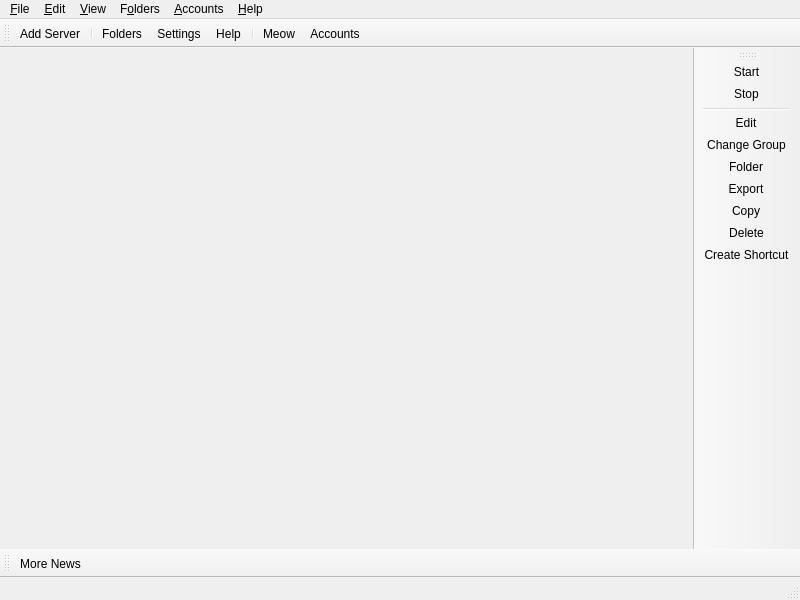
<?xml version="1.0" encoding="UTF-8"?>
<ui version="4.0">
 <class>MainWindow</class>
 <widget class="QMainWindow" name="MainWindow">
  <property name="geometry">
   <rect>
    <x>0</x>
    <y>0</y>
    <width>800</width>
    <height>600</height>
   </rect>
  </property>
  <widget class="QWidget" name="centralWidget">
   <layout class="QHBoxLayout" name="horizontalLayout">
    <property name="spacing">
     <number>0</number>
    </property>
    <property name="leftMargin">
     <number>0</number>
    </property>
    <property name="topMargin">
     <number>0</number>
    </property>
    <property name="rightMargin">
     <number>0</number>
    </property>
    <property name="bottomMargin">
     <number>0</number>
    </property>
   </layout>
  </widget>
  <widget class="QStatusBar" name="statusBar"/>
  <widget class="QToolBar" name="mainToolBar">
   <property name="windowTitle">
    <string>Main Toolbar</string>
   </property>
   <property name="allowedAreas">
    <set>Qt::ToolBarArea::BottomToolBarArea|Qt::ToolBarArea::TopToolBarArea</set>
   </property>
   <property name="toolButtonStyle">
    <enum>Qt::ToolButtonStyle::ToolButtonTextBesideIcon</enum>
   </property>
   <property name="floatable">
    <bool>false</bool>
   </property>
   <attribute name="toolBarArea">
    <enum>TopToolBarArea</enum>
   </attribute>
   <attribute name="toolBarBreak">
    <bool>false</bool>
   </attribute>
   <addaction name="actionAddInstance"/>
   <addaction name="separator"/>
   <addaction name="actionFoldersButton"/>
   <addaction name="actionSettings"/>
   <addaction name="actionHelpButton"/>
   <addaction name="separator"/>
   <addaction name="actionCAT"/>
   <addaction name="actionAccountsButton"/>
  </widget>
  <widget class="QToolBar" name="newsToolBar">
   <property name="windowTitle">
    <string>News Toolbar</string>
   </property>
   <property name="allowedAreas">
    <set>Qt::ToolBarArea::BottomToolBarArea|Qt::ToolBarArea::TopToolBarArea</set>
   </property>
   <property name="iconSize">
    <size>
     <width>16</width>
     <height>16</height>
    </size>
   </property>
   <property name="toolButtonStyle">
    <enum>Qt::ToolButtonStyle::ToolButtonTextBesideIcon</enum>
   </property>
   <property name="floatable">
    <bool>false</bool>
   </property>
   <attribute name="toolBarArea">
    <enum>BottomToolBarArea</enum>
   </attribute>
   <attribute name="toolBarBreak">
    <bool>false</bool>
   </attribute>
   <addaction name="actionMoreNews"/>
  </widget>
  <widget class="WideBar" name="instanceToolBar">
   <property name="windowTitle">
    <string>Instance Toolbar</string>
   </property>
   <property name="iconSize">
    <size>
     <width>16</width>
     <height>16</height>
    </size>
   </property>
   <property name="toolButtonStyle">
    <enum>Qt::ToolButtonStyle::ToolButtonTextBesideIcon</enum>
   </property>
   <property name="floatable">
    <bool>false</bool>
   </property>
   <property name="useDefaultAction" stdset="0">
    <bool>true</bool>
   </property>
   <attribute name="toolBarArea">
    <enum>RightToolBarArea</enum>
   </attribute>
   <attribute name="toolBarBreak">
    <bool>false</bool>
   </attribute>
   <addaction name="actionLaunchInstance"/>
   <addaction name="actionKillInstance"/>
   <addaction name="separator"/>
   <addaction name="actionEditInstance"/>
   <addaction name="actionChangeInstGroup"/>
   <addaction name="actionViewSelectedInstFolder"/>
   <addaction name="actionExportInstance"/>
   <addaction name="actionCopyInstance"/>
   <addaction name="actionDeleteInstance"/>
   <addaction name="actionCreateInstanceShortcut"/>
  </widget>
  <widget class="QMenuBar" name="menuBar">
   <property name="geometry">
    <rect>
     <x>0</x>
     <y>0</y>
     <width>800</width>
     <height>30</height>
    </rect>
   </property>
   <widget class="QMenu" name="fileMenu">
    <property name="title">
     <string>&amp;File</string>
    </property>
    <property name="toolTipsVisible">
     <bool>true</bool>
    </property>
    <addaction name="actionAddInstance"/>
    <addaction name="separator"/>
    <addaction name="actionLaunchInstance"/>
    <addaction name="actionKillInstance"/>
    <addaction name="separator"/>
    <addaction name="actionEditInstance"/>
    <addaction name="actionChangeInstGroup"/>
    <addaction name="actionViewSelectedInstFolder"/>
    <addaction name="actionExportInstance"/>
    <addaction name="actionCopyInstance"/>
    <addaction name="actionDeleteInstance"/>
    <addaction name="actionCreateInstanceShortcut"/>
    <addaction name="separator"/>
    <addaction name="actionSettings"/>
    <addaction name="actionCloseWindow"/>
   </widget>
   <widget class="QMenu" name="editMenu">
    <property name="title">
     <string>&amp;Edit</string>
    </property>
    <property name="toolTipsVisible">
     <bool>true</bool>
    </property>
    <addaction name="actionUndoTrashInstance"/>
   </widget>
   <widget class="QMenu" name="viewMenu">
    <property name="title">
     <string>&amp;View</string>
    </property>
    <property name="toolTipsVisible">
     <bool>true</bool>
    </property>
    <addaction name="actionChangeTheme"/>
    <addaction name="separator"/>
    <addaction name="actionCAT"/>
    <addaction name="actionToggleStatusBar"/>
    <addaction name="actionLockToolbars"/>
    <addaction name="separator"/>
   </widget>
   <widget class="QMenu" name="foldersMenu">
    <property name="title">
     <string>F&amp;olders</string>
    </property>
    <property name="toolTipsVisible">
     <bool>true</bool>
    </property>
    <addaction name="actionViewLauncherRootFolder"/>
    <addaction name="actionViewLogsFolder"/>
    <addaction name="separator"/>
    <addaction name="actionViewInstanceFolder"/>
    <addaction name="actionViewIconsFolder"/>
    <addaction name="actionViewCentralModsFolder"/>
    <addaction name="actionViewJavaFolder"/>
    <addaction name="actionViewSkinsFolder"/>
    <addaction name="separator"/>
    <addaction name="actionViewWidgetThemeFolder"/>
    <addaction name="actionViewIconThemeFolder"/>
    <addaction name="actionViewCatPackFolder"/>
   </widget>
   <widget class="QMenu" name="accountsMenu">
    <property name="title">
     <string>&amp;Accounts</string>
    </property>
   </widget>
   <widget class="QMenu" name="helpMenu">
    <property name="title">
     <string>&amp;Help</string>
    </property>
    <property name="toolTipsVisible">
     <bool>true</bool>
    </property>
    <addaction name="actionClearMetadata"/>
    <addaction name="actionReportBug"/>
    <addaction name="actionViewLog"/>
    <addaction name="actionAddToPATH"/>
    <addaction name="separator"/>
    <addaction name="actionMATRIX"/>
    <addaction name="actionDISCORD"/>
    <addaction name="actionREDDIT"/>
    <addaction name="separator"/>
    <addaction name="actionOpenWiki"/>
    <addaction name="actionAbout"/>
   </widget>
   <addaction name="fileMenu"/>
   <addaction name="editMenu"/>
   <addaction name="viewMenu"/>
   <addaction name="foldersMenu"/>
   <addaction name="accountsMenu"/>
   <addaction name="helpMenu"/>
  </widget>
  <action name="actionMoreNews">
   <property name="icon">
    <iconset theme="news"/>
   </property>
   <property name="text">
    <string>More News...</string>
   </property>
   <property name="toolTip">
    <string>Open the development blog to read more news about %1.</string>
   </property>
  </action>
  <action name="actionCAT">
   <property name="checkable">
    <bool>true</bool>
   </property>
   <property name="icon">
    <iconset theme="cat"/>
   </property>
   <property name="text">
    <string>&amp;Meow</string>
   </property>
   <property name="toolTip">
    <string>It's a fluffy kitty :3</string>
   </property>
  </action>
  <action name="actionToggleStatusBar">
   <property name="checkable">
    <bool>true</bool>
   </property>
   <property name="text">
    <string>Status Bar</string>
   </property>
  </action>
  <action name="actionLockToolbars">
   <property name="checkable">
    <bool>true</bool>
   </property>
   <property name="text">
    <string>Lock Toolbars</string>
   </property>
  </action>
  <action name="actionUndoTrashInstance">
   <property name="enabled">
    <bool>false</bool>
   </property>
   <property name="text">
    <string>&amp;Undo Last Server Deletion</string>
   </property>
  </action>
  <action name="actionAddInstance">
   <property name="icon">
    <iconset theme="new"/>
   </property>
   <property name="text">
    <string>Add &amp;Server...</string>
   </property>
   <property name="toolTip">
    <string>Add a new server.</string>
   </property>
  </action>
  <action name="actionCheckUpdate">
   <property name="icon">
    <iconset theme="checkupdate"/>
   </property>
   <property name="text">
    <string>&amp;Update...</string>
   </property>
   <property name="toolTip">
    <string>Check for new updates for %1.</string>
   </property>
   <property name="menuRole">
    <enum>QAction::MenuRole::ApplicationSpecificRole</enum>
   </property>
  </action>
  <action name="actionSettings">
   <property name="icon">
    <iconset theme="settings"/>
   </property>
   <property name="text">
    <string>Setti&amp;ngs...</string>
   </property>
   <property name="toolTip">
    <string>Change settings.</string>
   </property>
   <property name="menuRole">
    <enum>QAction::MenuRole::PreferencesRole</enum>
   </property>
  </action>
  <action name="actionManageSkins">
   <property name="icon">
    <iconset theme="settings"/>
   </property>
   <property name="text">
    <string>Manage &amp;Skins...</string>
   </property>
  </action>
  <action name="actionManageAccounts">
   <property name="icon">
    <iconset theme="accounts"/>
   </property>
   <property name="text">
    <string>&amp;Manage Accounts...</string>
   </property>
  </action>
  <action name="actionLaunchInstance">
   <property name="icon">
    <iconset theme="launch"/>
   </property>
   <property name="text">
    <string>&amp;Start</string>
   </property>
   <property name="toolTip">
    <string>Start the selected server.</string>
   </property>
  </action>
  <action name="actionKillInstance">
   <property name="icon">
    <iconset theme="status-bad"/>
   </property>
   <property name="text">
    <string>&amp;Stop</string>
   </property>
   <property name="toolTip">
    <string>Stop the running server.</string>
   </property>
   <property name="shortcut">
    <string>Ctrl+K</string>
   </property>
  </action>
  <action name="actionRenameInstance">
   <property name="icon">
    <iconset theme="rename"/>
   </property>
   <property name="text">
    <string>Rename</string>
   </property>
   <property name="toolTip">
    <string>Rename the selected server.</string>
   </property>
  </action>
  <action name="actionChangeInstGroup">
   <property name="icon">
    <iconset theme="tag"/>
   </property>
   <property name="text">
    <string>&amp;Change Group...</string>
   </property>
   <property name="toolTip">
    <string>Change the selected server's group.</string>
   </property>
   <property name="shortcut">
    <string>Ctrl+G</string>
   </property>
  </action>
  <action name="actionChangeInstIcon">
   <property name="text">
    <string>Change Icon</string>
   </property>
   <property name="toolTip">
    <string>Change the selected server's icon.</string>
   </property>
  </action>
  <action name="actionEditInstance">
   <property name="icon">
    <iconset theme="settings"/>
   </property>
   <property name="text">
    <string>&amp;Edit...</string>
   </property>
   <property name="toolTip">
    <string>Change the server configuration and plugins.</string>
   </property>
   <property name="shortcut">
    <string>Ctrl+I</string>
   </property>
  </action>
  <action name="actionViewSelectedInstFolder">
   <property name="icon">
    <iconset theme="viewfolder"/>
   </property>
   <property name="text">
    <string>&amp;Folder</string>
   </property>
   <property name="toolTip">
    <string>Open the selected server's folder in a file browser.</string>
   </property>
  </action>
  <action name="actionDeleteInstance">
   <property name="icon">
    <iconset theme="delete"/>
   </property>
   <property name="text">
    <string>Dele&amp;te</string>
   </property>
   <property name="toolTip">
    <string>Delete the selected server.</string>
   </property>
   <property name="autoRepeat">
    <bool>false</bool>
   </property>
  </action>
  <action name="actionCopyInstance">
   <property name="icon">
    <iconset theme="copy"/>
   </property>
   <property name="text">
    <string>Cop&amp;y...</string>
   </property>
   <property name="toolTip">
    <string>Copy the selected server.</string>
   </property>
   <property name="shortcut">
    <string>Ctrl+D</string>
   </property>
  </action>
  <action name="actionExportInstance">
   <property name="icon">
    <iconset theme="export"/>
   </property>
   <property name="text">
    <string>E&amp;xport...</string>
   </property>
   <property name="toolTip">
    <string>Export the selected server as a zip archive.</string>
   </property>
  </action>
  <action name="actionExportInstanceZip">
   <property name="icon">
    <iconset theme="launcher"/>
   </property>
   <property name="text">
    <string>Zip archive</string>
   </property>
  </action>
  <action name="actionExportInstanceMrPack">
   <property name="icon">
    <iconset theme="modrinth"/>
   </property>
   <property name="text">
    <string>Modrinth (mrpack)</string>
   </property>
  </action>
  <action name="actionExportInstanceFlamePack">
   <property name="icon">
    <iconset theme="flame"/>
   </property>
   <property name="text">
    <string>CurseForge (zip)</string>
   </property>
  </action>
  <action name="actionCreateInstanceShortcut">
   <property name="icon">
    <iconset theme="shortcut"/>
   </property>
   <property name="text">
    <string>Create Shortcut</string>
   </property>
   <property name="toolTip">
    <string>Create a shortcut that starts the selected server.</string>
   </property>
  </action>
  <action name="actionNoAccountsAdded">
   <property name="icon">
    <iconset theme="noaccount"/>
   </property>
   <property name="text">
    <string>No accounts added!</string>
   </property>
  </action>
  <action name="actionNoDefaultAccount">
   <property name="checkable">
    <bool>true</bool>
   </property>
   <property name="icon">
    <iconset theme="noaccount"/>
   </property>
   <property name="text">
    <string>No Default Account</string>
   </property>
   <property name="shortcut">
    <string>Ctrl+0</string>
   </property>
  </action>
  <action name="actionCloseWindow">
   <property name="icon">
    <iconset theme="status-bad"/>
   </property>
   <property name="text">
    <string>Close &amp;Window</string>
   </property>
   <property name="toolTip">
    <string>Close the current window</string>
   </property>
   <property name="menuRole">
    <enum>QAction::MenuRole::NoRole</enum>
   </property>
  </action>
  <action name="actionViewInstanceFolder">
   <property name="icon">
    <iconset theme="viewfolder"/>
   </property>
   <property name="text">
    <string>&amp;Servers</string>
   </property>
   <property name="toolTip">
    <string>Open the servers folder in a file browser.</string>
   </property>
  </action>
  <action name="actionViewLauncherRootFolder">
   <property name="icon">
    <iconset theme="viewfolder"/>
   </property>
   <property name="text">
    <string>Launcher &amp;Data</string>
   </property>
   <property name="toolTip">
    <string>Open the launcher's root folder in a file browser.</string>
   </property>
  </action>
  <action name="actionViewCentralModsFolder">
   <property name="icon">
    <iconset theme="centralmods"/>
   </property>
   <property name="text">
    <string>&amp;Mods (Quick Access)</string>
   </property>
   <property name="toolTip">
    <string>Open the mods folder in a file browser.</string>
   </property>
  </action>
  <action name="actionViewSkinsFolder">
   <property name="icon">
    <iconset theme="viewfolder"/>
   </property>
   <property name="text">
    <string>&amp;Skins</string>
   </property>
   <property name="toolTip">
    <string>Open the skins folder in a file browser.</string>
   </property>
  </action>
  <action name="actionViewIconsFolder">
   <property name="icon">
    <iconset theme="viewfolder"/>
   </property>
   <property name="text">
    <string>Server &amp;Icons</string>
   </property>
   <property name="toolTip">
    <string>Open the server icons folder in a file browser.</string>
   </property>
  </action>
  <action name="actionViewLogsFolder">
   <property name="icon">
    <iconset theme="viewfolder"/>
   </property>
   <property name="text">
    <string>Launcher &amp;Logs</string>
   </property>
   <property name="toolTip">
    <string>Open the logs folder in a file browser.</string>
   </property>
  </action>
  <action name="actionChangeTheme">
   <property name="text">
    <string>Themes</string>
   </property>
  </action>
  <action name="actionReportBug">
   <property name="icon">
    <iconset theme="bug"/>
   </property>
   <property name="text">
    <string>Report a Bug or Suggest a Feature</string>
   </property>
   <property name="toolTip">
    <string>Open the bug tracker to report a bug with %1.</string>
   </property>
  </action>
  <action name="actionDISCORD">
   <property name="icon">
    <iconset theme="discord"/>
   </property>
   <property name="text">
    <string>&amp;Discord Guild</string>
   </property>
   <property name="toolTip">
    <string>Open %1 Discord guild.</string>
   </property>
  </action>
  <action name="actionMATRIX">
   <property name="icon">
    <iconset theme="matrix"/>
   </property>
   <property name="text">
    <string>&amp;Matrix Space</string>
   </property>
   <property name="toolTip">
    <string>Open %1 Matrix space.</string>
   </property>
  </action>
  <action name="actionREDDIT">
   <property name="icon">
    <iconset theme="reddit-alien"/>
   </property>
   <property name="text">
    <string>Sub&amp;reddit</string>
   </property>
   <property name="toolTip">
    <string>Open %1 subreddit.</string>
   </property>
  </action>
  <action name="actionAbout">
   <property name="icon">
    <iconset theme="about"/>
   </property>
   <property name="text">
    <string>&amp;About %1</string>
   </property>
   <property name="toolTip">
    <string>View information about %1.</string>
   </property>
   <property name="menuRole">
    <enum>QAction::MenuRole::AboutRole</enum>
   </property>
  </action>
  <action name="actionClearMetadata">
   <property name="icon">
    <iconset theme="refresh"/>
   </property>
   <property name="text">
    <string>&amp;Clear Metadata Cache</string>
   </property>
   <property name="toolTip">
    <string>Clear cached metadata</string>
   </property>
  </action>
  <action name="actionViewLog">
   <property name="icon">
    <iconset theme="log"/>
   </property>
   <property name="text">
    <string>View logs</string>
   </property>
   <property name="toolTip">
    <string>View current and previous launcher logs</string>
   </property>
  </action>
  <action name="actionAddToPATH">
   <property name="icon">
    <iconset theme="custom-commands"/>
   </property>
   <property name="text">
    <string>Install to &amp;PATH</string>
   </property>
   <property name="toolTip">
    <string>Install a %1 symlink to /usr/local/bin</string>
   </property>
  </action>
  <action name="actionFoldersButton">
   <property name="icon">
    <iconset theme="viewfolder"/>
   </property>
   <property name="text">
    <string>Folders</string>
   </property>
   <property name="toolTip">
    <string>Open one of the shared folders.</string>
   </property>
  </action>
  <action name="actionHelpButton">
   <property name="icon">
    <iconset theme="help"/>
   </property>
   <property name="text">
    <string>Help</string>
   </property>
   <property name="toolTip">
    <string>Get help with %1 or Minecraft.</string>
   </property>
  </action>
  <action name="actionAccountsButton">
   <property name="icon">
    <iconset theme="noaccount"/>
   </property>
   <property name="text">
    <string>Accounts</string>
   </property>
  </action>
  <action name="actionOpenWiki">
   <property name="icon">
    <iconset theme="help"/>
   </property>
   <property name="text">
    <string>%1 &amp;Wiki</string>
   </property>
   <property name="toolTip">
    <string>Open the %1 wiki</string>
   </property>
  </action>
  <action name="actionViewWidgetThemeFolder">
   <property name="icon">
    <iconset theme="viewfolder"/>
   </property>
   <property name="text">
    <string>&amp;Widget Themes</string>
   </property>
   <property name="toolTip">
    <string>Open the widget themes folder in a file browser.</string>
   </property>
  </action>
  <action name="actionViewIconThemeFolder">
   <property name="icon">
    <iconset theme="viewfolder"/>
   </property>
   <property name="text">
    <string>I&amp;con Themes</string>
   </property>
   <property name="toolTip">
    <string>Open the icon theme folder in a file browser.</string>
   </property>
  </action>
  <action name="actionViewCatPackFolder">
   <property name="icon">
    <iconset theme="viewfolder"/>
   </property>
   <property name="text">
    <string>&amp;Cat Packs</string>
   </property>
   <property name="toolTip">
    <string>Open the cat packs folder in a file browser.</string>
   </property>
  </action>
  <action name="actionViewJavaFolder">
   <property name="icon">
    <iconset theme="viewfolder"/>
   </property>
   <property name="text">
    <string>&amp;Auto Downloaded Java</string>
   </property>
   <property name="toolTip">
    <string>Open the Java folder in a file browser. Only available if the built-in Java downloader is used.</string>
   </property>
  </action>
 </widget>
 <customwidgets>
  <customwidget>
   <class>WideBar</class>
   <extends>QToolBar</extends>
   <header>ui/widgets/WideBar.h</header>
  </customwidget>
 </customwidgets>
 <resources/>
 <connections/>
</ui>
